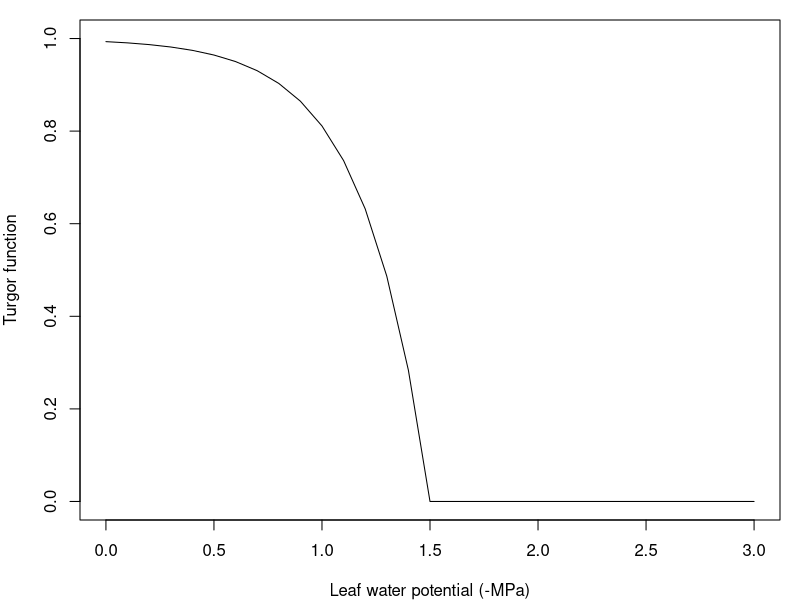
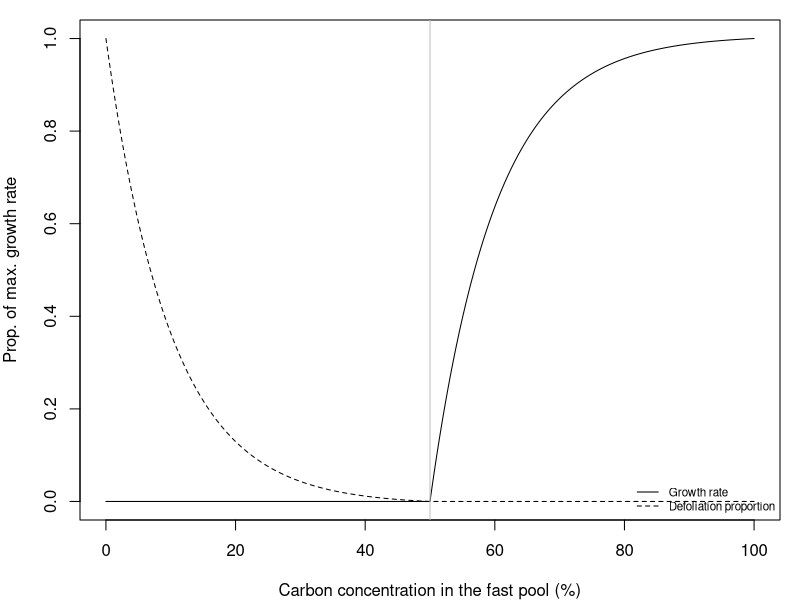
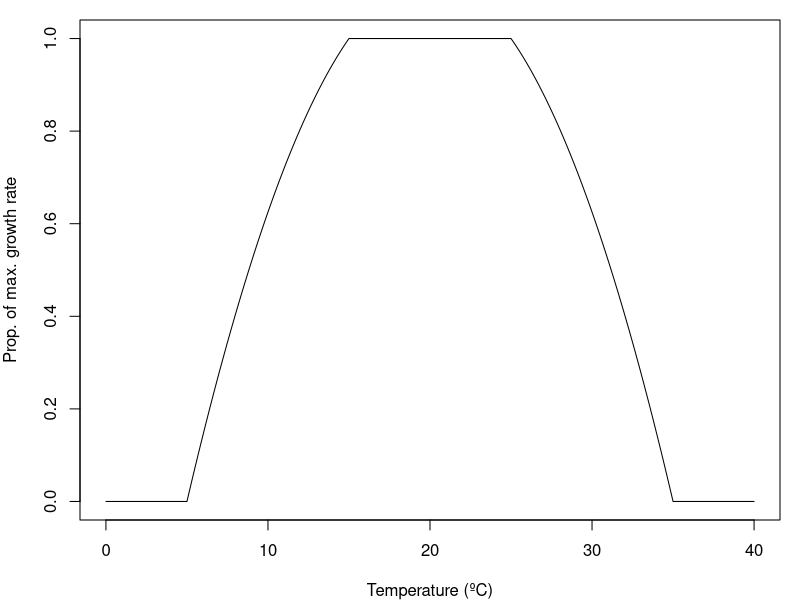
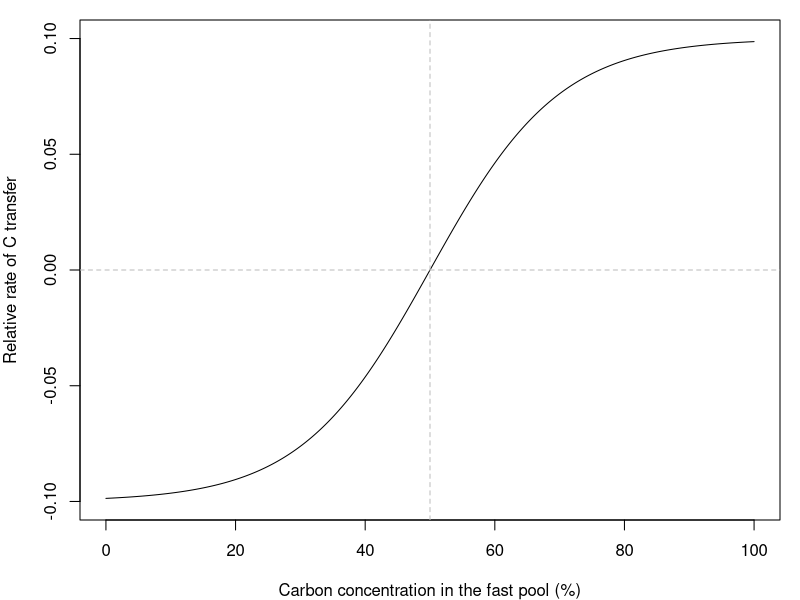

Source code (R) for these figures, in order:
## ---- chunk 1
par(mar=c(4,4,1,1))
psi = seq(0,3, by = 0.1)
f_turg = pmax(0, 1 - exp((psi/1.5) - 1)^5)
plot(psi, f_turg, xlab = "Leaf water potential (-MPa)", ylab = "Turgor function", type="l", ylim=c(0,1))
## ---- chunk 2
par(mar=c(4,4,1,1))
p = seq(0,100, by = 0.1)
f  = pmax(0,(1-(exp(10*((50-p)/100))))/ (1-(exp(10*(-50/100)))))
f_def = pmax(0,(exp(-10*((p)/100))-exp(-10*(0.5)))/(1.0-exp(-10*(0.5))))
plot(p, f, xlab = "Carbon concentration in the fast pool (%)", ylab = "Prop. of max. growth rate", type="l", ylim=c(0,1))
lines(p, f_def, col="black",lty=2)
legend("bottomright", col=c("black","black"), legend=c("Growth rate", "Defoliation proportion"),
      lty=c(1,2), bty="n", cex=0.7)
abline(v=50, col="gray")
## ---- chunk 3
par(mar=c(4,4,1,1))
Tm = seq(0,40, by = 0.1)
Tlow = 5.0
Thigh = 35.0
Topt = 25.0
ftm = ((Tm-Tlow)*(Thigh-Tm))/((Topt-Tlow)*(Thigh-Topt));
ftm = pmin(pmax(ftm,0),1)
plot(Tm, ftm, xlab = "Temperature (ºC)", ylab = "Prop. of max. growth rate", type="l", ylim=c(0,1))
## ---- chunk 4
par(mar=c(4,4,1,1))
p = seq(0,100, by = 0.1)
f = 0.1*(2.0/(1.0+exp(-5.0*((p/100)-0.5)/0.5))-1.0)
plot(p, f, xlab = "Carbon concentration in the fast pool (%)", ylab = "Relative rate of C transfer", type="l", ylim=c(-0.1,0.1))
abline(h=0, col="gray", lty=2)
abline(v=50, col="gray", lty=2)
